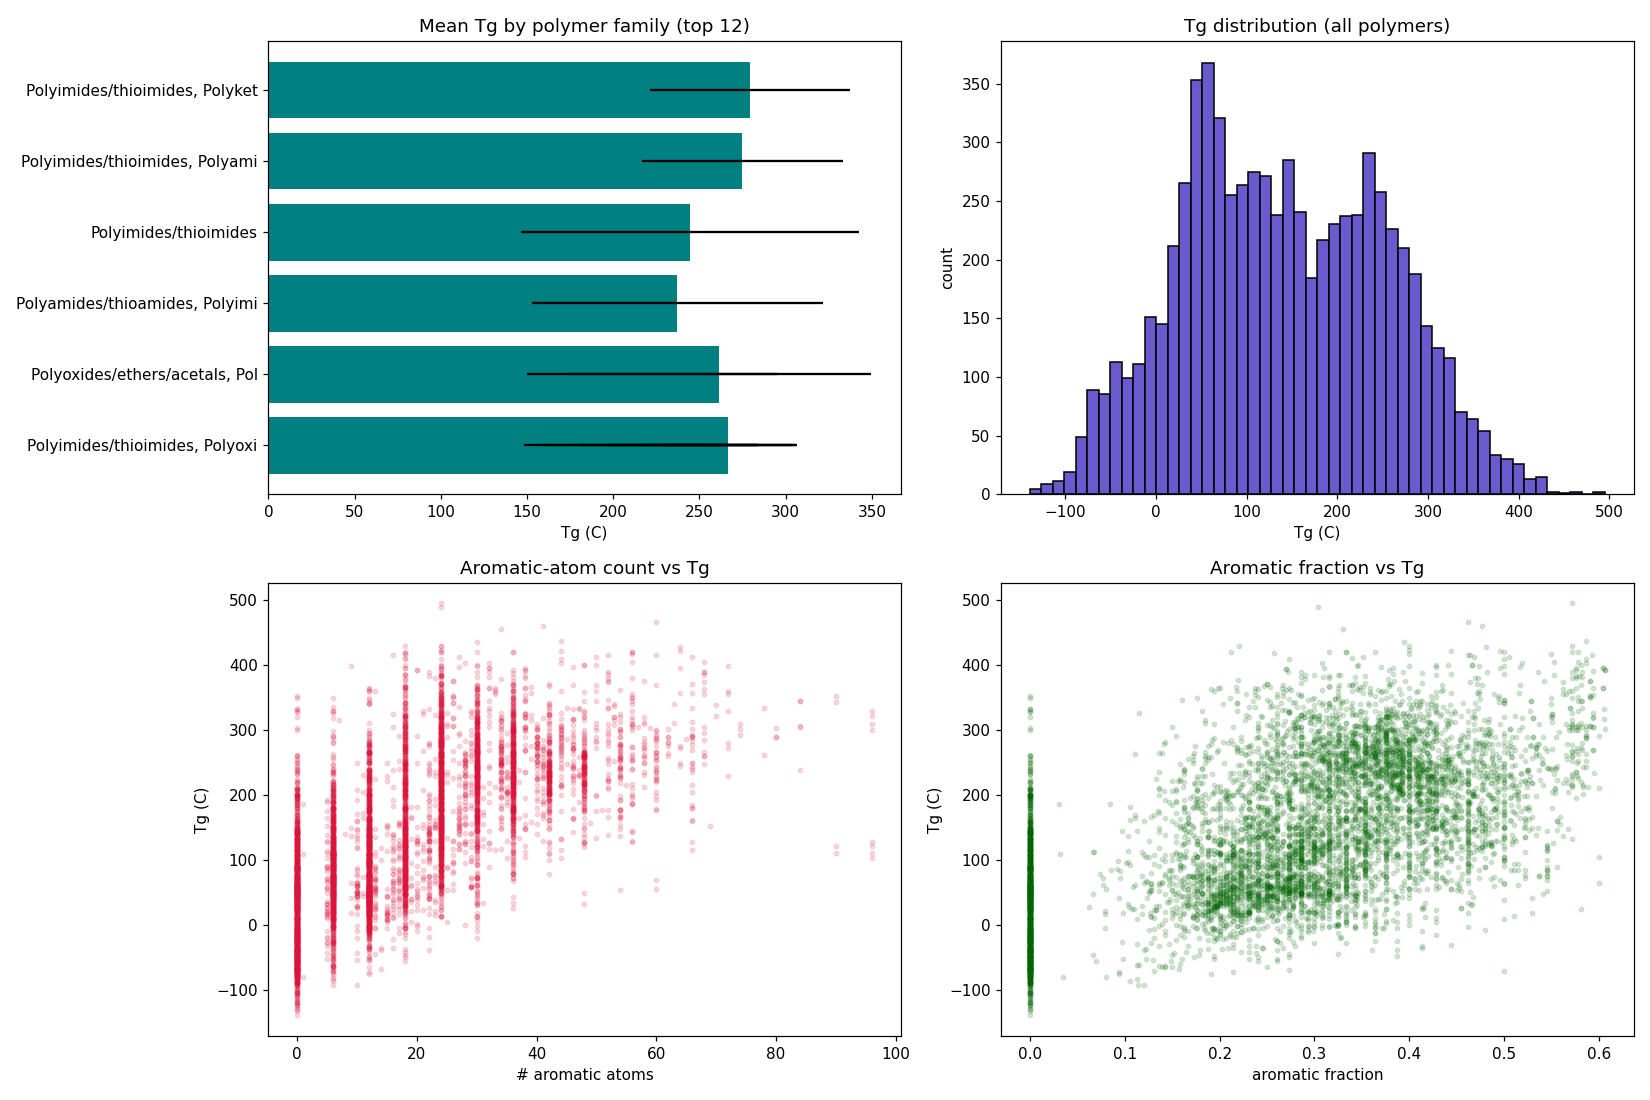

This figure's Python source:
# Some exploratory analysis on the Tg data, mostly using the Polymer Class
# column:
#   1. Tg by family - which polymer classes run hot vs cold
#   2. family generalisation gap - family-holdout vs random split (how well a
#      model does on a chemistry it never saw)
#   3. cheap regex SMILES descriptors (length, ring/aromatic counts) vs Tg
#   4. coverage - Tg range and class imbalance
# Uses plain regex descriptors so it runs without RDKit.
# Writes polymer_tg_insights_summary.csv, polymer_tg_class_stats.csv, .png.

import re
import warnings
import numpy as np
import pandas as pd
from pathlib import Path

import matplotlib
matplotlib.use('Agg')
import matplotlib.pyplot as plt

from sklearn.ensemble import RandomForestRegressor
from sklearn.model_selection import KFold, cross_val_predict, GroupKFold
from sklearn.metrics import mean_absolute_error, r2_score

warnings.filterwarnings('ignore')

HERE = Path(__file__).parent
DATA_CSV = HERE / 'Tg_SMILES_class_pid_polyinfo_median.csv'
SUMMARY_CSV = HERE / 'polymer_tg_insights_summary.csv'
CLASS_CSV = HERE / 'polymer_tg_class_stats.csv'
OUT_PNG = HERE / 'polymer_tg_insights.png'


def smiles_descriptors(smiles: str) -> dict:
    """RDKit-free structural descriptors from a SMILES string."""
    s = smiles.replace('*', '')  # strip polymer chain-end wildcards
    aromatic = len(re.findall(r'[cnops]', s))          # lowercase = aromatic atoms
    rings = len(re.findall(r'[1-9]', s)) // 2           # ring-closure digit pairs
    return dict(
        length=len(s),
        n_C=len(re.findall(r'[Cc]', s)),
        n_O=len(re.findall(r'[Oo]', s)),
        n_N=len(re.findall(r'[Nn]', s)),
        n_aromatic=aromatic,
        n_rings=rings,
        n_double=s.count('='),
        n_triple=s.count('#'),
        n_branch=s.count('('),
        frac_aromatic=aromatic / max(len(s), 1),
    )


def load():
    df = pd.read_csv(DATA_CSV)
    df = df.dropna(subset=['SMILES', 'Tg', 'Polymer Class']).copy()
    desc = pd.DataFrame([smiles_descriptors(s) for s in df['SMILES']], index=df.index)
    return pd.concat([df, desc], axis=1), list(desc.columns)


# ---------------------------------------------------------------------------
# Insight 1: class-wise Tg landscape
# ---------------------------------------------------------------------------
def insight_class_landscape(df):
    print("\n[Insight 1] Class-wise Tg landscape (families that run hot vs cold)")
    g = df.groupby('Polymer Class')['Tg'].agg(['count', 'mean', 'std', 'min', 'max'])
    g = g[g['count'] >= 30].sort_values('mean')
    print("  Coldest families (lowest mean Tg):")
    for cls, r in g.head(4).iterrows():
        print(f"    {cls[:45]:45s} mean={r['mean']:6.1f}C  std={r['std']:5.1f}  n={int(r['count'])}")
    print("  Hottest families (highest mean Tg):")
    for cls, r in g.tail(4).iloc[::-1].iterrows():
        print(f"    {cls[:45]:45s} mean={r['mean']:6.1f}C  std={r['std']:5.1f}  n={int(r['count'])}")
    g.to_csv(CLASS_CSV)
    print(f"  Full per-class table -> {CLASS_CSV.name}")
    return g


# ---------------------------------------------------------------------------
# Insight 2: family-holdout generalisation gap
# ---------------------------------------------------------------------------
def insight_family_gap(df, feat_cols):
    print("\n[Insight 2] Polymer-family generalisation gap (random split vs family holdout)")
    X = df[feat_cols].values
    y = df['Tg'].values
    groups = df['Polymer Class'].values

    rf = RandomForestRegressor(n_estimators=300, random_state=42, n_jobs=-1)

    # Random 5-fold
    pred_rand = cross_val_predict(rf, X, y, cv=KFold(5, shuffle=True, random_state=42))
    r2_rand = r2_score(y, pred_rand)
    mae_rand = mean_absolute_error(y, pred_rand)

    # Group 5-fold (never train & test on the same polymer family)
    pred_grp = cross_val_predict(rf, X, y, cv=GroupKFold(5), groups=groups)
    r2_grp = r2_score(y, pred_grp)
    mae_grp = mean_absolute_error(y, pred_grp)

    print(f"  Random split:  R2={r2_rand:.3f}  MAE={mae_rand:5.1f}C")
    print(f"  Family holdout: R2={r2_grp:.3f}  MAE={mae_grp:5.1f}C")
    print(f"  --> Generalisation gap: MAE rises {mae_grp-mae_rand:+.1f}C "
          f"({(mae_grp/mae_rand-1)*100:+.0f}%) on unseen families; "
          f"R2 drops {r2_rand-r2_grp:.3f}.")
    print("     (random-split R2 overstates accuracy on genuinely new chemistries)")
    return dict(r2_random=r2_rand, mae_random=mae_rand,
                r2_family_holdout=r2_grp, mae_family_holdout=mae_grp)


# ---------------------------------------------------------------------------
# Insight 3: structural-driver signal (RDKit-free)
# ---------------------------------------------------------------------------
def insight_structure_signal(df, feat_cols):
    print("\n[Insight 3] Structural drivers of Tg (RDKit-free SMILES descriptors)")
    corrs = {c: np.corrcoef(df[c], df['Tg'])[0, 1] for c in feat_cols}
    for c, v in sorted(corrs.items(), key=lambda kv: -abs(kv[1]))[:6]:
        print(f"    r(Tg, {c:14s}) = {v:+.3f}")
    rf = RandomForestRegressor(n_estimators=300, random_state=42, n_jobs=-1)
    rf.fit(df[feat_cols], df['Tg'])
    imp = sorted(zip(feat_cols, rf.feature_importances_), key=lambda kv: -kv[1])
    print("  Top RF feature importances: " +
          ", ".join(f"{k}={v:.2f}" for k, v in imp[:4]))
    return corrs


# ---------------------------------------------------------------------------
# Insight 4: coverage / applicability domain
# ---------------------------------------------------------------------------
def insight_coverage(df):
    print("\n[Insight 4] Coverage / applicability domain")
    print(f"  Tg spans {df['Tg'].min():.0f} to {df['Tg'].max():.0f} C "
          f"(median {df['Tg'].median():.0f}C) across {df['Polymer Class'].nunique()} classes.")
    vc = df['Polymer Class'].value_counts()
    tail = (vc < 30).sum()
    print(f"  Class imbalance: largest family n={vc.iloc[0]}, "
          f"{tail} of {len(vc)} families have <30 samples "
          f"(model will be weak on those).")
    return dict(tg_min=float(df['Tg'].min()), tg_max=float(df['Tg'].max()),
                n_classes=int(df['Polymer Class'].nunique()),
                n_small_classes=int(tail))


def make_figure(df, class_stats, feat_cols):
    fig, ax = plt.subplots(2, 2, figsize=(15, 10))

    top = class_stats.tail(12)
    ax[0, 0].barh([c[:30] for c in top.index], top['mean'],
                  xerr=top['std'], color='teal')
    ax[0, 0].set(title='Mean Tg by polymer family (top 12)', xlabel='Tg (C)')

    ax[0, 1].hist(df['Tg'], bins=50, color='slateblue', edgecolor='k')
    ax[0, 1].set(title='Tg distribution (all polymers)', xlabel='Tg (C)', ylabel='count')

    ax[1, 0].scatter(df['n_aromatic'], df['Tg'], alpha=0.15, s=8, color='crimson')
    ax[1, 0].set(title='Aromatic-atom count vs Tg', xlabel='# aromatic atoms', ylabel='Tg (C)')

    ax[1, 1].scatter(df['frac_aromatic'], df['Tg'], alpha=0.15, s=8, color='darkgreen')
    ax[1, 1].set(title='Aromatic fraction vs Tg', xlabel='aromatic fraction', ylabel='Tg (C)')

    fig.tight_layout()
    fig.savefig(OUT_PNG, dpi=110)
    print(f"\nFigure -> {OUT_PNG}")


def main():
    df, feat_cols = load()
    print(f"Loaded {len(df)} polymers, {df['Polymer Class'].nunique()} classes, "
          f"{len(feat_cols)} SMILES descriptors.")

    class_stats = insight_class_landscape(df)
    gap = insight_family_gap(df, feat_cols)
    insight_structure_signal(df, feat_cols)
    cov = insight_coverage(df)

    summary = pd.DataFrame([
        dict(Insight='family_gap', **gap),
        dict(Insight='coverage', **cov),
    ])
    summary.to_csv(SUMMARY_CSV, index=False)
    print(f"\nSummary -> {SUMMARY_CSV}")

    make_figure(df, class_stats, feat_cols)


if __name__ == '__main__':
    main()
